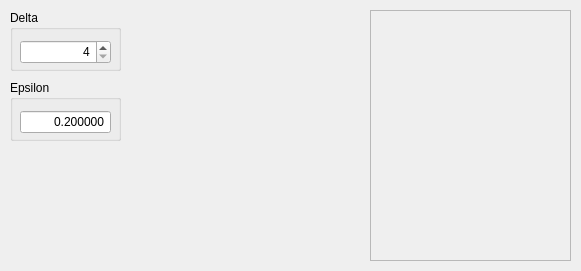
<?xml version="1.0" encoding="UTF-8"?>
<ui version="4.0">
 <class>ApproximateAgglomerativeClusteringBvhWidget</class>
 <widget class="QWidget" name="ApproximateAgglomerativeClusteringBvhWidget">
  <property name="geometry">
   <rect>
    <x>0</x>
    <y>0</y>
    <width>581</width>
    <height>271</height>
   </rect>
  </property>
  <property name="windowTitle">
   <string>Form</string>
  </property>
  <widget class="QFrame" name="bvh_optimization_frame">
   <property name="geometry">
    <rect>
     <x>370</x>
     <y>10</y>
     <width>201</width>
     <height>251</height>
    </rect>
   </property>
   <property name="frameShape">
    <enum>QFrame::StyledPanel</enum>
   </property>
   <property name="frameShadow">
    <enum>QFrame::Raised</enum>
   </property>
  </widget>
  <widget class="QGroupBox" name="delta_box">
   <property name="geometry">
    <rect>
     <x>10</x>
     <y>10</y>
     <width>111</width>
     <height>61</height>
    </rect>
   </property>
   <property name="title">
    <string>Delta</string>
   </property>
   <widget class="QSpinBox" name="delta_spinbox">
    <property name="geometry">
     <rect>
      <x>10</x>
      <y>30</y>
      <width>91</width>
      <height>24</height>
     </rect>
    </property>
    <property name="alignment">
     <set>Qt::AlignRight|Qt::AlignTrailing|Qt::AlignVCenter</set>
    </property>
    <property name="keyboardTracking">
     <bool>false</bool>
    </property>
    <property name="minimum">
     <number>4</number>
    </property>
    <property name="maximum">
     <number>100</number>
    </property>
    <property name="value">
     <number>4</number>
    </property>
   </widget>
  </widget>
  <widget class="QGroupBox" name="epsilon_box">
   <property name="geometry">
    <rect>
     <x>10</x>
     <y>80</y>
     <width>111</width>
     <height>61</height>
    </rect>
   </property>
   <property name="title">
    <string>Epsilon</string>
   </property>
   <widget class="QDoubleSpinBox" name="epsilon_spinbox">
    <property name="geometry">
     <rect>
      <x>10</x>
      <y>30</y>
      <width>91</width>
      <height>24</height>
     </rect>
    </property>
    <property name="alignment">
     <set>Qt::AlignRight|Qt::AlignTrailing|Qt::AlignVCenter</set>
    </property>
    <property name="buttonSymbols">
     <enum>QAbstractSpinBox::NoButtons</enum>
    </property>
    <property name="keyboardTracking">
     <bool>false</bool>
    </property>
    <property name="decimals">
     <number>6</number>
    </property>
    <property name="minimum">
     <double>0.000001000000000</double>
    </property>
    <property name="maximum">
     <double>1000000.000000000000000</double>
    </property>
    <property name="value">
     <double>0.200000000000000</double>
    </property>
   </widget>
  </widget>
 </widget>
 <resources/>
 <connections/>
</ui>
